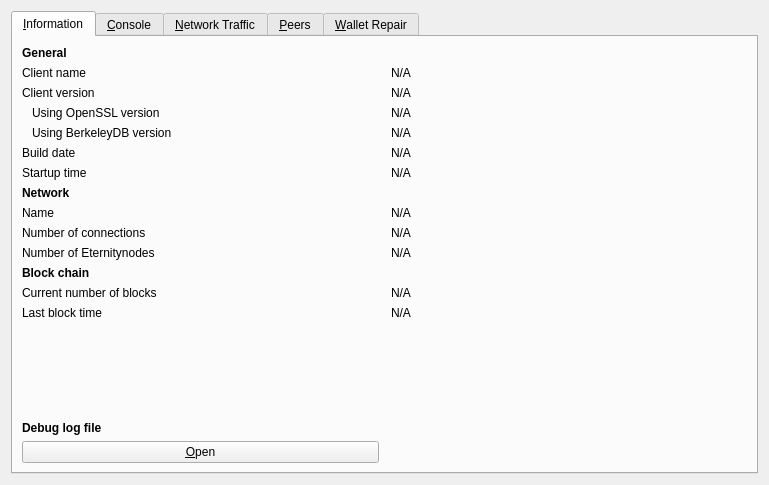
<?xml version="1.0" encoding="UTF-8"?>
<ui version="4.0">
 <class>RPCConsole</class>
 <widget class="QDialog" name="RPCConsole">
  <property name="geometry">
   <rect>
    <x>0</x>
    <y>0</y>
    <width>769</width>
    <height>485</height>
   </rect>
  </property>
  <property name="windowTitle">
   <string>Tools window</string>
  </property>
  <layout class="QVBoxLayout" name="verticalLayout_2">
   <item>
    <widget class="QTabWidget" name="tabWidget">
     <property name="currentIndex">
      <number>0</number>
     </property>
     <widget class="QWidget" name="tab_info">
      <attribute name="title">
       <string>&amp;Information</string>
      </attribute>
      <layout class="QGridLayout" name="gridLayout" columnstretch="0,0">
       <property name="horizontalSpacing">
        <number>12</number>
       </property>
       <item row="11" column="0">
        <widget class="QLabel" name="blockchainHeader">
         <property name="font">
          <font>
           <weight>75</weight>
           <bold>true</bold>
          </font>
         </property>
         <property name="text">
          <string>Block chain</string>
         </property>
        </widget>
       </item>
       <item row="10" column="1">
        <widget class="QLabel" name="eternitynodeCount">
         <property name="text">
          <string>N/A</string>
         </property>
        </widget>
       </item>
       <item row="1" column="1">
        <widget class="QLabel" name="clientName">
         <property name="cursor">
          <cursorShape>IBeamCursor</cursorShape>
         </property>
         <property name="text">
          <string>N/A</string>
         </property>
         <property name="textFormat">
          <enum>Qt::PlainText</enum>
         </property>
         <property name="textInteractionFlags">
          <set>Qt::LinksAccessibleByMouse|Qt::TextSelectableByKeyboard|Qt::TextSelectableByMouse</set>
         </property>
        </widget>
       </item>
       <item row="0" column="0">
        <widget class="QLabel" name="generalHeader">
         <property name="font">
          <font>
           <weight>75</weight>
           <bold>true</bold>
          </font>
         </property>
         <property name="text">
          <string>General</string>
         </property>
        </widget>
       </item>
       <item row="1" column="0">
        <widget class="QLabel" name="clientNameLabel">
         <property name="text">
          <string>Client name</string>
         </property>
        </widget>
       </item>
       <item row="3" column="1">
        <widget class="QLabel" name="openSSLVersion">
         <property name="cursor">
          <cursorShape>IBeamCursor</cursorShape>
         </property>
         <property name="text">
          <string>N/A</string>
         </property>
         <property name="textFormat">
          <enum>Qt::PlainText</enum>
         </property>
         <property name="textInteractionFlags">
          <set>Qt::LinksAccessibleByMouse|Qt::TextSelectableByKeyboard|Qt::TextSelectableByMouse</set>
         </property>
        </widget>
       </item>
       <item row="5" column="0">
        <widget class="QLabel" name="buildDateLabel">
         <property name="text">
          <string>Build date</string>
         </property>
        </widget>
       </item>
       <item row="9" column="0">
        <widget class="QLabel" name="numberOfConnectionsLabel">
         <property name="text">
          <string>Number of connections</string>
         </property>
        </widget>
       </item>
       <item row="4" column="1">
        <widget class="QLabel" name="berkeleyDBVersion">
         <property name="cursor">
          <cursorShape>IBeamCursor</cursorShape>
         </property>
         <property name="text">
          <string>N/A</string>
         </property>
         <property name="textFormat">
          <enum>Qt::PlainText</enum>
         </property>
         <property name="textInteractionFlags">
          <set>Qt::LinksAccessibleByMouse|Qt::TextSelectableByKeyboard|Qt::TextSelectableByMouse</set>
         </property>
        </widget>
       </item>
       <item row="6" column="0">
        <widget class="QLabel" name="startupTimeLabel">
         <property name="text">
          <string>Startup time</string>
         </property>
        </widget>
       </item>
       <item row="9" column="1">
        <widget class="QLabel" name="numberOfConnections">
         <property name="cursor">
          <cursorShape>IBeamCursor</cursorShape>
         </property>
         <property name="text">
          <string>N/A</string>
         </property>
         <property name="textFormat">
          <enum>Qt::PlainText</enum>
         </property>
         <property name="textInteractionFlags">
          <set>Qt::LinksAccessibleByMouse|Qt::TextSelectableByKeyboard|Qt::TextSelectableByMouse</set>
         </property>
        </widget>
       </item>
       <item row="12" column="0">
        <widget class="QLabel" name="numberOfBlocksLabel">
         <property name="text">
          <string>Current number of blocks</string>
         </property>
        </widget>
       </item>
       <item row="12" column="1">
        <widget class="QLabel" name="numberOfBlocks">
         <property name="cursor">
          <cursorShape>IBeamCursor</cursorShape>
         </property>
         <property name="text">
          <string>N/A</string>
         </property>
         <property name="textFormat">
          <enum>Qt::PlainText</enum>
         </property>
         <property name="textInteractionFlags">
          <set>Qt::LinksAccessibleByMouse|Qt::TextSelectableByKeyboard|Qt::TextSelectableByMouse</set>
         </property>
        </widget>
       </item>
       <item row="13" column="0">
        <widget class="QLabel" name="lastBlockTimeLabel">
         <property name="text">
          <string>Last block time</string>
         </property>
        </widget>
       </item>
       <item row="16" column="0">
        <widget class="QPushButton" name="openDebugLogfileButton">
         <property name="toolTip">
          <string>Open the Eternity debug log file from the current data directory. This can take a few seconds for large log files.</string>
         </property>
         <property name="text">
          <string>&amp;Open</string>
         </property>
         <property name="autoDefault">
          <bool>false</bool>
         </property>
        </widget>
       </item>
       <item row="15" column="0">
        <widget class="QLabel" name="debugLogFileHeader">
         <property name="font">
          <font>
           <weight>75</weight>
           <bold>true</bold>
          </font>
         </property>
         <property name="text">
          <string>Debug log file</string>
         </property>
        </widget>
       </item>
       <item row="14" column="0">
        <spacer name="verticalSpacer_2">
         <property name="orientation">
          <enum>Qt::Vertical</enum>
         </property>
         <property name="sizeHint" stdset="0">
          <size>
           <width>20</width>
           <height>20</height>
          </size>
         </property>
        </spacer>
       </item>
       <item row="13" column="1">
        <widget class="QLabel" name="lastBlockTime">
         <property name="cursor">
          <cursorShape>IBeamCursor</cursorShape>
         </property>
         <property name="text">
          <string>N/A</string>
         </property>
         <property name="textFormat">
          <enum>Qt::PlainText</enum>
         </property>
         <property name="textInteractionFlags">
          <set>Qt::LinksAccessibleByMouse|Qt::TextSelectableByKeyboard|Qt::TextSelectableByMouse</set>
         </property>
        </widget>
       </item>
       <item row="2" column="0">
        <widget class="QLabel" name="clientVersionLabel">
         <property name="text">
          <string>Client version</string>
         </property>
        </widget>
       </item>
       <item row="2" column="1">
        <widget class="QLabel" name="clientVersion">
         <property name="cursor">
          <cursorShape>IBeamCursor</cursorShape>
         </property>
         <property name="text">
          <string>N/A</string>
         </property>
         <property name="textFormat">
          <enum>Qt::PlainText</enum>
         </property>
         <property name="textInteractionFlags">
          <set>Qt::LinksAccessibleByMouse|Qt::TextSelectableByKeyboard|Qt::TextSelectableByMouse</set>
         </property>
        </widget>
       </item>
       <item row="7" column="0">
        <widget class="QLabel" name="networkHeader">
         <property name="font">
          <font>
           <weight>75</weight>
           <bold>true</bold>
          </font>
         </property>
         <property name="text">
          <string>Network</string>
         </property>
        </widget>
       </item>
       <item row="8" column="0">
        <widget class="QLabel" name="networkNameLabel">
         <property name="text">
          <string>Name</string>
         </property>
        </widget>
       </item>
       <item row="6" column="1">
        <widget class="QLabel" name="startupTime">
         <property name="cursor">
          <cursorShape>IBeamCursor</cursorShape>
         </property>
         <property name="text">
          <string>N/A</string>
         </property>
         <property name="textFormat">
          <enum>Qt::PlainText</enum>
         </property>
         <property name="textInteractionFlags">
          <set>Qt::LinksAccessibleByMouse|Qt::TextSelectableByKeyboard|Qt::TextSelectableByMouse</set>
         </property>
        </widget>
       </item>
       <item row="3" column="0">
        <widget class="QLabel" name="openSSLVersionLabel">
         <property name="text">
          <string>Using OpenSSL version</string>
         </property>
         <property name="indent">
          <number>10</number>
         </property>
        </widget>
       </item>
       <item row="8" column="1">
        <widget class="QLabel" name="networkName">
         <property name="cursor">
          <cursorShape>IBeamCursor</cursorShape>
         </property>
         <property name="text">
          <string>N/A</string>
         </property>
         <property name="textFormat">
          <enum>Qt::PlainText</enum>
         </property>
         <property name="textInteractionFlags">
          <set>Qt::LinksAccessibleByMouse|Qt::TextSelectableByKeyboard|Qt::TextSelectableByMouse</set>
         </property>
        </widget>
       </item>
       <item row="10" column="0">
        <widget class="QLabel" name="eternitynodeCountLabel">
         <property name="text">
          <string>Number of Eternitynodes</string>
         </property>
        </widget>
       </item>
       <item row="5" column="1">
        <widget class="QLabel" name="buildDate">
         <property name="cursor">
          <cursorShape>IBeamCursor</cursorShape>
         </property>
         <property name="text">
          <string>N/A</string>
         </property>
         <property name="textFormat">
          <enum>Qt::PlainText</enum>
         </property>
         <property name="textInteractionFlags">
          <set>Qt::LinksAccessibleByMouse|Qt::TextSelectableByKeyboard|Qt::TextSelectableByMouse</set>
         </property>
        </widget>
       </item>
       <item row="4" column="0">
        <widget class="QLabel" name="berkeleyDBVersionLabel">
         <property name="text">
          <string>Using BerkeleyDB version</string>
         </property>
         <property name="indent">
          <number>10</number>
         </property>
        </widget>
       </item>
      </layout>
     </widget>
     <widget class="QWidget" name="tab_console">
      <attribute name="title">
       <string>&amp;Console</string>
      </attribute>
      <layout class="QVBoxLayout" name="verticalLayout_3">
       <property name="spacing">
        <number>3</number>
       </property>
       <item>
        <widget class="QTextEdit" name="messagesWidget">
         <property name="minimumSize">
          <size>
           <width>0</width>
           <height>100</height>
          </size>
         </property>
         <property name="readOnly">
          <bool>true</bool>
         </property>
         <property name="tabKeyNavigation" stdset="0">
          <bool>false</bool>
         </property>
         <property name="columnCount" stdset="0">
          <number>2</number>
         </property>
        </widget>
       </item>
       <item>
        <layout class="QHBoxLayout" name="horizontalLayout">
         <property name="spacing">
          <number>3</number>
         </property>
         <item>
          <widget class="QLabel" name="label">
           <property name="text">
            <string notr="true">&gt;</string>
           </property>
          </widget>
         </item>
         <item>
          <widget class="QLineEdit" name="lineEdit"/>
         </item>
         <item>
          <widget class="QPushButton" name="clearButton">
           <property name="maximumSize">
            <size>
             <width>24</width>
             <height>24</height>
            </size>
           </property>
           <property name="toolTip">
            <string>Clear console</string>
           </property>
           <property name="text">
            <string/>
           </property>
           <property name="icon">
            <iconset resource="../eternity.qrc">
             <normaloff>:/icons/remove</normaloff>:/icons/remove</iconset>
           </property>
           <property name="shortcut">
            <string notr="true">Ctrl+L</string>
           </property>
           <property name="autoDefault">
            <bool>false</bool>
           </property>
          </widget>
         </item>
        </layout>
       </item>
      </layout>
     </widget>
     <widget class="QWidget" name="tab_nettraffic">
      <attribute name="title">
       <string>&amp;Network Traffic</string>
      </attribute>
      <layout class="QHBoxLayout" name="horizontalLayout_3">
       <item>
        <layout class="QVBoxLayout" name="verticalLayout_4">
         <item>
          <widget class="TrafficGraphWidget" name="trafficGraph" native="true">
           <property name="sizePolicy">
            <sizepolicy hsizetype="Expanding" vsizetype="Expanding">
             <horstretch>0</horstretch>
             <verstretch>0</verstretch>
            </sizepolicy>
           </property>
          </widget>
         </item>
         <item>
          <layout class="QHBoxLayout" name="horizontalLayout_2">
           <item>
            <widget class="QSlider" name="sldGraphRange">
             <property name="minimum">
              <number>1</number>
             </property>
             <property name="maximum">
              <number>288</number>
             </property>
             <property name="pageStep">
              <number>12</number>
             </property>
             <property name="value">
              <number>6</number>
             </property>
             <property name="orientation">
              <enum>Qt::Horizontal</enum>
             </property>
            </widget>
           </item>
           <item>
            <widget class="QLabel" name="lblGraphRange">
             <property name="minimumSize">
              <size>
               <width>100</width>
               <height>0</height>
              </size>
             </property>
             <property name="alignment">
              <set>Qt::AlignCenter</set>
             </property>
            </widget>
           </item>
           <item>
            <widget class="QPushButton" name="btnClearTrafficGraph">
             <property name="text">
              <string>&amp;Clear</string>
             </property>
             <property name="autoDefault">
              <bool>false</bool>
             </property>
            </widget>
           </item>
          </layout>
         </item>
        </layout>
       </item>
       <item>
        <layout class="QVBoxLayout" name="verticalLayout">
         <item>
          <widget class="QGroupBox" name="groupBox">
           <property name="title">
            <string>Totals</string>
           </property>
           <layout class="QVBoxLayout" name="verticalLayout_5">
            <item>
             <layout class="QHBoxLayout" name="horizontalLayout_4">
              <item>
               <widget class="Line" name="line">
                <property name="sizePolicy">
                 <sizepolicy hsizetype="Fixed" vsizetype="Fixed">
                  <horstretch>0</horstretch>
                  <verstretch>0</verstretch>
                 </sizepolicy>
                </property>
                <property name="minimumSize">
                 <size>
                  <width>10</width>
                  <height>0</height>
                 </size>
                </property>
                <property name="palette">
                 <palette>
                  <active>
                   <colorrole role="Light">
                    <brush brushstyle="SolidPattern">
                     <color alpha="255">
                      <red>0</red>
                      <green>255</green>
                      <blue>0</blue>
                     </color>
                    </brush>
                   </colorrole>
                  </active>
                  <inactive>
                   <colorrole role="Light">
                    <brush brushstyle="SolidPattern">
                     <color alpha="255">
                      <red>0</red>
                      <green>255</green>
                      <blue>0</blue>
                     </color>
                    </brush>
                   </colorrole>
                  </inactive>
                  <disabled>
                   <colorrole role="Light">
                    <brush brushstyle="SolidPattern">
                     <color alpha="255">
                      <red>0</red>
                      <green>255</green>
                      <blue>0</blue>
                     </color>
                    </brush>
                   </colorrole>
                  </disabled>
                 </palette>
                </property>
                <property name="orientation">
                 <enum>Qt::Horizontal</enum>
                </property>
               </widget>
              </item>
              <item>
               <widget class="QLabel" name="label_16">
                <property name="text">
                 <string>Received</string>
                </property>
               </widget>
              </item>
              <item>
               <widget class="QLabel" name="lblBytesIn">
                <property name="minimumSize">
                 <size>
                  <width>50</width>
                  <height>0</height>
                 </size>
                </property>
                <property name="alignment">
                 <set>Qt::AlignRight|Qt::AlignTrailing|Qt::AlignVCenter</set>
                </property>
               </widget>
              </item>
             </layout>
            </item>
            <item>
             <layout class="QHBoxLayout" name="horizontalLayout_5">
              <item>
               <widget class="Line" name="line_2">
                <property name="sizePolicy">
                 <sizepolicy hsizetype="Fixed" vsizetype="Fixed">
                  <horstretch>0</horstretch>
                  <verstretch>0</verstretch>
                 </sizepolicy>
                </property>
                <property name="minimumSize">
                 <size>
                  <width>10</width>
                  <height>0</height>
                 </size>
                </property>
                <property name="palette">
                 <palette>
                  <active>
                   <colorrole role="Light">
                    <brush brushstyle="SolidPattern">
                     <color alpha="255">
                      <red>255</red>
                      <green>0</green>
                      <blue>0</blue>
                     </color>
                    </brush>
                   </colorrole>
                  </active>
                  <inactive>
                   <colorrole role="Light">
                    <brush brushstyle="SolidPattern">
                     <color alpha="255">
                      <red>255</red>
                      <green>0</green>
                      <blue>0</blue>
                     </color>
                    </brush>
                   </colorrole>
                  </inactive>
                  <disabled>
                   <colorrole role="Light">
                    <brush brushstyle="SolidPattern">
                     <color alpha="255">
                      <red>255</red>
                      <green>0</green>
                      <blue>0</blue>
                     </color>
                    </brush>
                   </colorrole>
                  </disabled>
                 </palette>
                </property>
                <property name="orientation">
                 <enum>Qt::Horizontal</enum>
                </property>
               </widget>
              </item>
              <item>
               <widget class="QLabel" name="label_17">
                <property name="text">
                 <string>Sent</string>
                </property>
               </widget>
              </item>
              <item>
               <widget class="QLabel" name="lblBytesOut">
                <property name="minimumSize">
                 <size>
                  <width>50</width>
                  <height>0</height>
                 </size>
                </property>
                <property name="alignment">
                 <set>Qt::AlignRight|Qt::AlignTrailing|Qt::AlignVCenter</set>
                </property>
               </widget>
              </item>
             </layout>
            </item>
            <item>
             <spacer name="verticalSpacer_4">
              <property name="orientation">
               <enum>Qt::Vertical</enum>
              </property>
              <property name="sizeHint" stdset="0">
               <size>
                <width>20</width>
                <height>407</height>
               </size>
              </property>
             </spacer>
            </item>
           </layout>
          </widget>
         </item>
        </layout>
       </item>
      </layout>
     </widget>
     <widget class="QWidget" name="tab_peers">
      <attribute name="title">
       <string>&amp;Peers</string>
      </attribute>
      <layout class="QGridLayout" name="gridLayout_2">
       <item row="0" column="0" rowspan="2">
        <widget class="QTableView" name="peerWidget">
         <property name="horizontalScrollBarPolicy">
          <enum>Qt::ScrollBarAsNeeded</enum>
         </property>
         <property name="sortingEnabled">
          <bool>true</bool>
         </property>
         <attribute name="horizontalHeaderHighlightSections">
          <bool>false</bool>
         </attribute>
        </widget>
       </item>
       <item row="0" column="1">
        <widget class="QLabel" name="peerHeading">
         <property name="sizePolicy">
          <sizepolicy hsizetype="Preferred" vsizetype="Minimum">
           <horstretch>0</horstretch>
           <verstretch>0</verstretch>
          </sizepolicy>
         </property>
         <property name="minimumSize">
          <size>
           <width>300</width>
           <height>32</height>
          </size>
         </property>
         <property name="font">
          <font>
           <pointsize>10</pointsize>
           <weight>75</weight>
           <bold>true</bold>
          </font>
         </property>
         <property name="cursor">
          <cursorShape>IBeamCursor</cursorShape>
         </property>
         <property name="text">
          <string>Select a peer to view detailed information.</string>
         </property>
         <property name="alignment">
          <set>Qt::AlignCenter</set>
         </property>
         <property name="wordWrap">
          <bool>true</bool>
         </property>
         <property name="textInteractionFlags">
          <set>Qt::LinksAccessibleByMouse|Qt::TextSelectableByKeyboard|Qt::TextSelectableByMouse</set>
         </property>
        </widget>
       </item>
       <item row="1" column="1">
        <widget class="QWidget" name="detailWidget" native="true">
         <property name="minimumSize">
          <size>
           <width>300</width>
           <height>0</height>
          </size>
         </property>
         <layout class="QGridLayout" name="gridLayout_3">
          <item row="0" column="0">
           <widget class="QLabel" name="label_23">
            <property name="text">
             <string>Direction</string>
            </property>
           </widget>
          </item>
          <item row="0" column="2">
           <widget class="QLabel" name="peerDirection">
            <property name="cursor">
             <cursorShape>IBeamCursor</cursorShape>
            </property>
            <property name="text">
             <string>N/A</string>
            </property>
            <property name="textFormat">
             <enum>Qt::PlainText</enum>
            </property>
            <property name="textInteractionFlags">
             <set>Qt::LinksAccessibleByMouse|Qt::TextSelectableByKeyboard|Qt::TextSelectableByMouse</set>
            </property>
           </widget>
          </item>
          <item row="1" column="0">
           <widget class="QLabel" name="label_21">
            <property name="text">
             <string>Version</string>
            </property>
           </widget>
          </item>
          <item row="1" column="2">
           <widget class="QLabel" name="peerVersion">
            <property name="cursor">
             <cursorShape>IBeamCursor</cursorShape>
            </property>
            <property name="text">
             <string>N/A</string>
            </property>
            <property name="textFormat">
             <enum>Qt::PlainText</enum>
            </property>
            <property name="textInteractionFlags">
             <set>Qt::LinksAccessibleByMouse|Qt::TextSelectableByKeyboard|Qt::TextSelectableByMouse</set>
            </property>
           </widget>
          </item>
          <item row="2" column="0">
           <widget class="QLabel" name="label_28">
            <property name="text">
             <string>User Agent</string>
            </property>
           </widget>
          </item>
          <item row="2" column="2">
           <widget class="QLabel" name="peerSubversion">
            <property name="cursor">
             <cursorShape>IBeamCursor</cursorShape>
            </property>
            <property name="text">
             <string>N/A</string>
            </property>
            <property name="textFormat">
             <enum>Qt::PlainText</enum>
            </property>
            <property name="textInteractionFlags">
             <set>Qt::LinksAccessibleByMouse|Qt::TextSelectableByKeyboard|Qt::TextSelectableByMouse</set>
            </property>
           </widget>
          </item>
          <item row="3" column="0">
           <widget class="QLabel" name="label_4">
            <property name="text">
             <string>Services</string>
            </property>
           </widget>
          </item>
          <item row="3" column="2">
           <widget class="QLabel" name="peerServices">
            <property name="cursor">
             <cursorShape>IBeamCursor</cursorShape>
            </property>
            <property name="text">
             <string>N/A</string>
            </property>
            <property name="textFormat">
             <enum>Qt::PlainText</enum>
            </property>
            <property name="textInteractionFlags">
             <set>Qt::LinksAccessibleByMouse|Qt::TextSelectableByKeyboard|Qt::TextSelectableByMouse</set>
            </property>
           </widget>
          </item>
          <item row="5" column="0">
           <widget class="QLabel" name="label_29">
            <property name="text">
             <string>Starting Height</string>
            </property>
           </widget>
          </item>
          <item row="5" column="2">
           <widget class="QLabel" name="peerHeight">
            <property name="cursor">
             <cursorShape>IBeamCursor</cursorShape>
            </property>
            <property name="text">
             <string>N/A</string>
            </property>
            <property name="textFormat">
             <enum>Qt::PlainText</enum>
            </property>
            <property name="textInteractionFlags">
             <set>Qt::LinksAccessibleByMouse|Qt::TextSelectableByKeyboard|Qt::TextSelectableByMouse</set>
            </property>
           </widget>
          </item>
          <item row="6" column="0">
           <widget class="QLabel" name="label_27">
            <property name="text">
             <string>Sync Height</string>
            </property>
           </widget>
          </item>
          <item row="6" column="2">
           <widget class="QLabel" name="peerSyncHeight">
            <property name="cursor">
             <cursorShape>IBeamCursor</cursorShape>
            </property>
            <property name="text">
             <string>N/A</string>
            </property>
            <property name="textFormat">
             <enum>Qt::PlainText</enum>
            </property>
            <property name="textInteractionFlags">
             <set>Qt::LinksAccessibleByMouse|Qt::TextSelectableByKeyboard|Qt::TextSelectableByMouse</set>
            </property>
           </widget>
          </item>
          <item row="7" column="0">
           <widget class="QLabel" name="label_24">
            <property name="text">
             <string>Ban Score</string>
            </property>
           </widget>
          </item>
          <item row="7" column="2">
           <widget class="QLabel" name="peerBanScore">
            <property name="cursor">
             <cursorShape>IBeamCursor</cursorShape>
            </property>
            <property name="text">
             <string>N/A</string>
            </property>
            <property name="textFormat">
             <enum>Qt::PlainText</enum>
            </property>
            <property name="textInteractionFlags">
             <set>Qt::LinksAccessibleByMouse|Qt::TextSelectableByKeyboard|Qt::TextSelectableByMouse</set>
            </property>
           </widget>
          </item>
          <item row="8" column="0">
           <widget class="QLabel" name="label_22">
            <property name="text">
             <string>Connection Time</string>
            </property>
           </widget>
          </item>
          <item row="8" column="2">
           <widget class="QLabel" name="peerConnTime">
            <property name="cursor">
             <cursorShape>IBeamCursor</cursorShape>
            </property>
            <property name="text">
             <string>N/A</string>
            </property>
            <property name="textFormat">
             <enum>Qt::PlainText</enum>
            </property>
            <property name="textInteractionFlags">
             <set>Qt::LinksAccessibleByMouse|Qt::TextSelectableByKeyboard|Qt::TextSelectableByMouse</set>
            </property>
           </widget>
          </item>
          <item row="9" column="0">
           <widget class="QLabel" name="label_15">
            <property name="text">
             <string>Last Send</string>
            </property>
           </widget>
          </item>
          <item row="9" column="2">
           <widget class="QLabel" name="peerLastSend">
            <property name="cursor">
             <cursorShape>IBeamCursor</cursorShape>
            </property>
            <property name="text">
             <string>N/A</string>
            </property>
            <property name="textFormat">
             <enum>Qt::PlainText</enum>
            </property>
            <property name="textInteractionFlags">
             <set>Qt::LinksAccessibleByMouse|Qt::TextSelectableByKeyboard|Qt::TextSelectableByMouse</set>
            </property>
           </widget>
          </item>
          <item row="10" column="0">
           <widget class="QLabel" name="label_19">
            <property name="text">
             <string>Last Receive</string>
            </property>
           </widget>
          </item>
          <item row="10" column="2">
           <widget class="QLabel" name="peerLastRecv">
            <property name="cursor">
             <cursorShape>IBeamCursor</cursorShape>
            </property>
            <property name="text">
             <string>N/A</string>
            </property>
            <property name="textFormat">
             <enum>Qt::PlainText</enum>
            </property>
            <property name="textInteractionFlags">
             <set>Qt::LinksAccessibleByMouse|Qt::TextSelectableByKeyboard|Qt::TextSelectableByMouse</set>
            </property>
           </widget>
          </item>
          <item row="11" column="0">
           <widget class="QLabel" name="label_18">
            <property name="text">
             <string>Bytes Sent</string>
            </property>
           </widget>
          </item>
          <item row="11" column="2">
           <widget class="QLabel" name="peerBytesSent">
            <property name="cursor">
             <cursorShape>IBeamCursor</cursorShape>
            </property>
            <property name="text">
             <string>N/A</string>
            </property>
            <property name="textFormat">
             <enum>Qt::PlainText</enum>
            </property>
            <property name="textInteractionFlags">
             <set>Qt::LinksAccessibleByMouse|Qt::TextSelectableByKeyboard|Qt::TextSelectableByMouse</set>
            </property>
           </widget>
          </item>
          <item row="12" column="0">
           <widget class="QLabel" name="label_20">
            <property name="text">
             <string>Bytes Received</string>
            </property>
           </widget>
          </item>
          <item row="12" column="2">
           <widget class="QLabel" name="peerBytesRecv">
            <property name="cursor">
             <cursorShape>IBeamCursor</cursorShape>
            </property>
            <property name="text">
             <string>N/A</string>
            </property>
            <property name="textFormat">
             <enum>Qt::PlainText</enum>
            </property>
            <property name="textInteractionFlags">
             <set>Qt::LinksAccessibleByMouse|Qt::TextSelectableByKeyboard|Qt::TextSelectableByMouse</set>
            </property>
           </widget>
          </item>
          <item row="13" column="0">
           <widget class="QLabel" name="label_26">
            <property name="text">
             <string>Ping Time</string>
            </property>
           </widget>
          </item>
          <item row="13" column="2">
           <widget class="QLabel" name="peerPingTime">
            <property name="cursor">
             <cursorShape>IBeamCursor</cursorShape>
            </property>
            <property name="text">
             <string>N/A</string>
            </property>
            <property name="textFormat">
             <enum>Qt::PlainText</enum>
            </property>
            <property name="textInteractionFlags">
             <set>Qt::LinksAccessibleByMouse|Qt::TextSelectableByKeyboard|Qt::TextSelectableByMouse</set>
            </property>
           </widget>
          </item>
          <item row="14" column="1">
           <spacer name="verticalSpacer_3">
            <property name="orientation">
             <enum>Qt::Vertical</enum>
            </property>
            <property name="sizeHint" stdset="0">
             <size>
              <width>20</width>
              <height>40</height>
             </size>
            </property>
           </spacer>
          </item>
         </layout>
        </widget>
       </item>
      </layout>
     </widget>
     <widget class="QWidget" name="tab_repair">
      <attribute name="title">
       <string>&amp;Wallet Repair</string>
      </attribute>
      <widget class="QPushButton" name="btn_salvagewallet">
       <property name="geometry">
        <rect>
         <x>10</x>
         <y>90</y>
         <width>301</width>
         <height>23</height>
        </rect>
       </property>
       <property name="minimumSize">
        <size>
         <width>180</width>
         <height>23</height>
        </size>
       </property>
       <property name="text">
        <string>Salvage wallet</string>
       </property>
      </widget>
      <widget class="QPushButton" name="btn_rescan">
       <property name="geometry">
        <rect>
         <x>10</x>
         <y>140</y>
         <width>301</width>
         <height>23</height>
        </rect>
       </property>
       <property name="minimumSize">
        <size>
         <width>180</width>
         <height>23</height>
        </size>
       </property>
       <property name="text">
        <string>Rescan blockchain files</string>
       </property>
      </widget>
      <widget class="QPushButton" name="btn_zapwallettxes1">
       <property name="geometry">
        <rect>
         <x>10</x>
         <y>190</y>
         <width>301</width>
         <height>23</height>
        </rect>
       </property>
       <property name="minimumSize">
        <size>
         <width>180</width>
         <height>23</height>
        </size>
       </property>
       <property name="text">
        <string>Recover transactions 1</string>
       </property>
      </widget>
      <widget class="QPushButton" name="btn_zapwallettxes2">
       <property name="geometry">
        <rect>
         <x>10</x>
         <y>240</y>
         <width>301</width>
         <height>23</height>
        </rect>
       </property>
       <property name="minimumSize">
        <size>
         <width>180</width>
         <height>23</height>
        </size>
       </property>
       <property name="text">
        <string>Recover transactions 2</string>
       </property>
      </widget>
      <widget class="QPushButton" name="btn_upgradewallet">
       <property name="geometry">
        <rect>
         <x>10</x>
         <y>290</y>
         <width>301</width>
         <height>23</height>
        </rect>
       </property>
       <property name="minimumSize">
        <size>
         <width>180</width>
         <height>23</height>
        </size>
       </property>
       <property name="text">
        <string>Upgrade wallet format</string>
       </property>
      </widget>
      <widget class="QLabel" name="label_repair_helptext">
       <property name="geometry">
        <rect>
         <x>10</x>
         <y>30</y>
         <width>711</width>
         <height>41</height>
        </rect>
       </property>
       <property name="font">
        <font>
         <weight>50</weight>
         <bold>false</bold>
        </font>
       </property>
       <property name="text">
        <string>The buttons below will restart the wallet with command-line options to repair the wallet, fix issues with corrupt blockhain files or missing/obsolete transactions.</string>
       </property>
       <property name="wordWrap">
        <bool>true</bool>
       </property>
      </widget>
      <widget class="QLabel" name="label_repair_salvage">
       <property name="geometry">
        <rect>
         <x>330</x>
         <y>80</y>
         <width>411</width>
         <height>41</height>
        </rect>
       </property>
       <property name="text">
        <string>-salvagewallet: Attempt to recover private keys from a corrupt wallet.dat.</string>
       </property>
       <property name="wordWrap">
        <bool>true</bool>
       </property>
      </widget>
      <widget class="QLabel" name="label_repair_rescan">
       <property name="geometry">
        <rect>
         <x>330</x>
         <y>129</y>
         <width>411</width>
         <height>41</height>
        </rect>
       </property>
       <property name="text">
        <string>-rescan: Rescan the block chain for missing wallet transactions.</string>
       </property>
       <property name="wordWrap">
        <bool>true</bool>
       </property>
      </widget>
      <widget class="QLabel" name="label_repair_zap1">
       <property name="geometry">
        <rect>
         <x>330</x>
         <y>179</y>
         <width>411</width>
         <height>41</height>
        </rect>
       </property>
       <property name="text">
        <string>-zapwallettxes=1: Recover transactions from blockchain (keep meta-data, e.g. account owner).</string>
       </property>
       <property name="wordWrap">
        <bool>true</bool>
       </property>
      </widget>
      <widget class="QLabel" name="label_repair_zap2">
       <property name="geometry">
        <rect>
         <x>330</x>
         <y>229</y>
         <width>411</width>
         <height>41</height>
        </rect>
       </property>
       <property name="text">
        <string>-zapwallettxes=2: Recover transactions from blockchain (drop meta-data).</string>
       </property>
       <property name="wordWrap">
        <bool>true</bool>
       </property>
      </widget>
      <widget class="QLabel" name="label_repair_upgrade">
       <property name="geometry">
        <rect>
         <x>330</x>
         <y>279</y>
         <width>411</width>
         <height>41</height>
        </rect>
       </property>
       <property name="text">
        <string>-upgradewallet: Upgrade wallet to latest format on startup. (Note: this is NOT an update of the wallet itself!)</string>
       </property>
       <property name="wordWrap">
        <bool>true</bool>
       </property>
      </widget>
      <widget class="QLabel" name="label_repair_header">
       <property name="geometry">
        <rect>
         <x>10</x>
         <y>10</y>
         <width>711</width>
         <height>16</height>
        </rect>
       </property>
       <property name="font">
        <font>
         <pointsize>10</pointsize>
         <weight>75</weight>
         <bold>true</bold>
        </font>
       </property>
       <property name="text">
        <string>Wallet repair options.</string>
       </property>
       <property name="wordWrap">
        <bool>true</bool>
       </property>
      </widget>
      <widget class="QPushButton" name="btn_reindex">
       <property name="geometry">
        <rect>
         <x>10</x>
         <y>340</y>
         <width>301</width>
         <height>23</height>
        </rect>
       </property>
       <property name="text">
        <string>Rebuild index</string>
       </property>
      </widget>
      <widget class="QLabel" name="label_repair_reindex">
       <property name="geometry">
        <rect>
         <x>330</x>
         <y>330</y>
         <width>411</width>
         <height>41</height>
        </rect>
       </property>
       <property name="text">
        <string>-reindex: Rebuild block chain index from current blk000??.dat files.</string>
       </property>
       <property name="wordWrap">
        <bool>true</bool>
       </property>
      </widget>
     </widget>
    </widget>
   </item>
  </layout>
 </widget>
 <customwidgets>
  <customwidget>
   <class>TrafficGraphWidget</class>
   <extends>QWidget</extends>
   <header>trafficgraphwidget.h</header>
   <container>1</container>
   <slots>
    <slot>clear()</slot>
   </slots>
  </customwidget>
 </customwidgets>
 <resources>
  <include location="../eternity.qrc"/>
 </resources>
 <connections/>
</ui>
